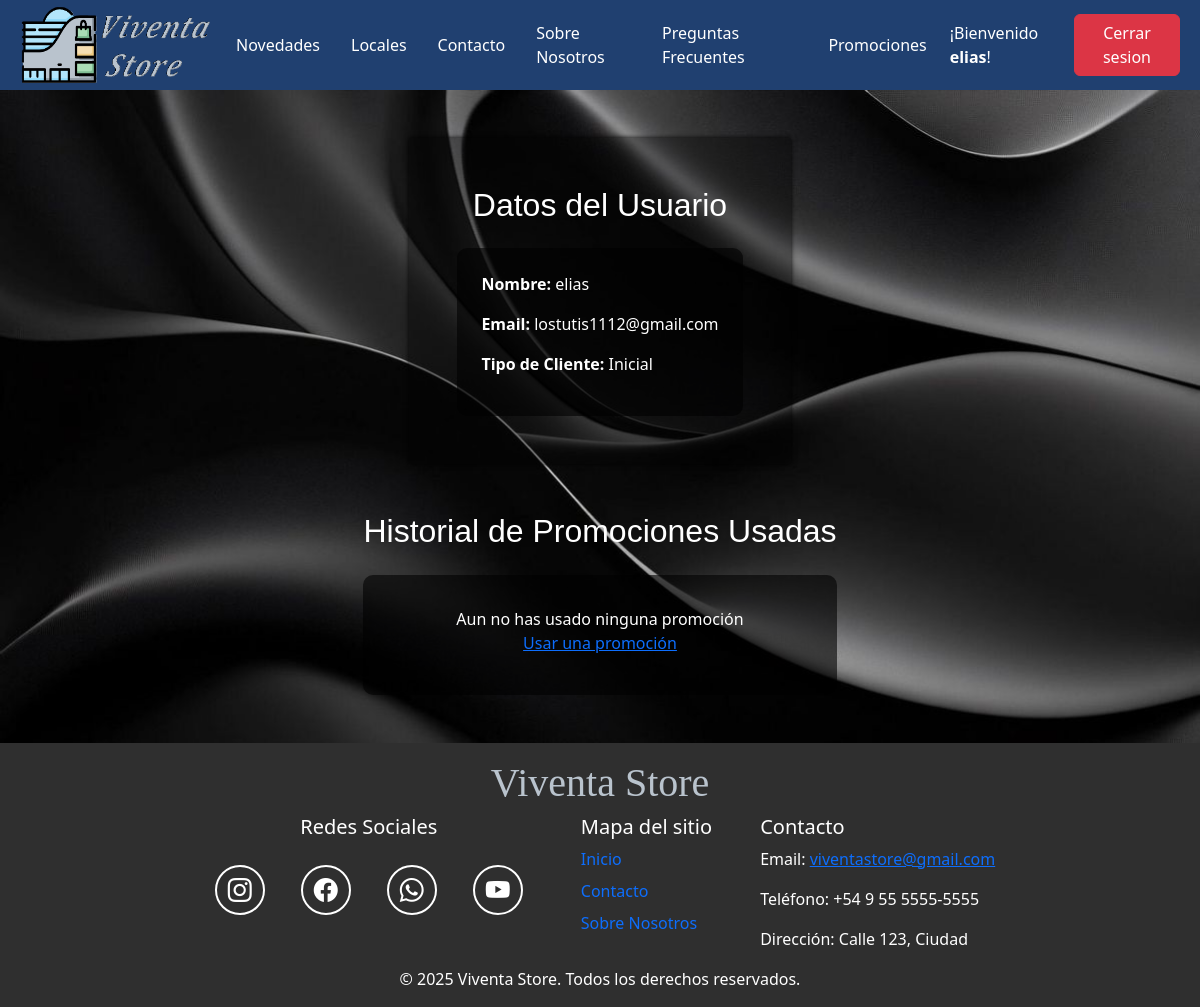
The page /Cliente/MiPerfil.php (signed in) on the database its author committed.
### tables this page shows
CREATE TABLE `usuario` (
  `cod_usuario` int(11) NOT NULL,
  `email` varchar(50) NOT NULL,
  `clave` varchar(255) NOT NULL,
  `nombre_usuario` varchar(30) NOT NULL
);

CREATE TABLE `cliente` (
  `cod_usuario` int(11) NOT NULL,
  `categoria_cliente` varchar(10) NOT NULL,
  `confirmado` tinyint(1) NOT NULL,
  `token_confirmacion` varchar(255) NOT NULL
);

### Includes/funciones.php (called while the page is built, shortened)
<?php
function consultaSQL($sql_consulta)
{
    include("../conexion.inc");
    $resultados = mysqli_query($link, $sql_consulta);
    return $resultados;
}

### Cliente/MiPerfil.php (the view, shortened to what this page needs)
<?php
include_once("../Includes/funciones.php");
$folder = "Cliente";
$pestaña = "Mi Perfil";
$cod_usuario = $_SESSION['cod_usuario'];
$res = consultaSQL("SELECT nombre_usuario, email FROM usuario WHERE cod_usuario = '$cod_usuario'");
$row = mysqli_fetch_assoc($res);
$vemail = $row['email'] ?? '';
$res = consultaSQL("SELECT categoria_cliente FROM cliente WHERE cod_usuario = '$cod_usuario'");
$row = mysqli_fetch_assoc($res);
$vcategoria_cliente = $row['categoria_cliente'] ?? '';
$result = consultaSQL(
  "
  SELECT
  pro.texto_promocion, sol.fecha_uso_promocion, loc.nombre_local
  FROM uso_promociones sol
  INNER JOIN promociones pro ON sol.cod_promocion = pro.cod_promocion
  INNER JOIN locales loc ON pro.cod_local = loc.cod_local
  WHERE sol.cod_usuario = {$cod_usuario} AND estado ='aceptada'"
);
?>
<!DOCTYPE html>
<html lang="es">
<head>
  <?php include("../Includes/head.php"); ?>
</head>
<body>
  <header>
    <?php include("../Includes/header.php"); ?>
  </header>
  <main class="fondo-formulario-contacto" aria-label="Panel de perfil de usuario">
    <div class="formulario-contacto text-center" aria-label="Datos del usuario">
      <h2 class="seccion-titulo">Datos del Usuario</h2>
      <div class="datos-usuario text-start mx-auto panel-estilo" aria-label="Información personal">
        <p><strong>Nombre:</strong> <?= $vnombre_usuario ?></p>
        <p><strong>Email:</strong> <?= $vemail ?></p>
        <p><strong>Tipo de Cliente:</strong> <?= $vcategoria_cliente ?></p>
      </div>
    </div>
    <section aria-label="Historial de promociones usadas">
      <h2 class="seccion-titulo">Historial de Promociones Usadas</h2>
      <div class="datos-usuario text-center mx-auto panel-estilo mb-5">
        <table class="table table-striped table-dark" aria-label="Tabla de promociones usadas">
          <?php if ($result->num_rows > 0): ?>
            <?php $nro_promo = 1; ?>
            <thead>
              <tr>
                <th>#</th>
                <th>Promoción</th>
                <th>Local</th>
                <th>Fecha</th>
              </tr>
            </thead>
            <tbody>
              <?php while ($row = $result->fetch_assoc()): ?>
                <?php
                $vfecha_uso_promocion = $row['fecha_uso_promocion'] ?? '';
                $vtexto_promocion = $row['texto_promocion'] ?? '';
                $vnombre_local = $row['nombre_local'] ?? ''; ?>
                <tr aria-label="Fila de promoción usada">
                  <td><?= $nro_promo ?></td>
                  <td><?= $vtexto_promocion ?></td>
                  <td><?= $vnombre_local ?></td>
                  <td><?= $vfecha_uso_promocion ?></td>
                </tr>
                <?php $nro_promo++; ?>
              <?php endwhile; ?>
            </tbody>
          <?php else: ?>
            <p style="margin: 0;" class="pt-2" aria-label="Sin promociones usadas">Aun no has usado ninguna promoción</p>
            <a href="../Cliente/BuscarPromociones.php" aria-label="Usar una promoción">Usar una promoción</a>
          <?php endif; ?>
        </table>
      </div>
    </section>
  </main>
  <footer class="seccion-footer d-flex flex-column justify-content-center align-items-center pt-3">
    <?php include("../Includes/footer.php") ?>
  </footer>
</body>
</html>

### Includes/header.php (shortened to what this page needs)
<?php
include_once("../Includes/funciones.php");
if (isset($_SESSION['tipo_usuario']) && isset($_SESSION['cod_usuario'])) {
  $tipo_usuario = $_SESSION['tipo_usuario'];
  $estaLogueado = "logueado";
  $cod_usuario = $_SESSION['cod_usuario'];
  $res = consultaSQL("SELECT nombre_usuario FROM usuario WHERE cod_usuario = '$cod_usuario'");
  $row = mysqli_fetch_assoc($res);
  $vnombre_usuario = $row['nombre_usuario'] ?? '';
} else {
  $estaLogueado = "noLogueado";
}
if ($folder == "Administrador" or $folder == "Cliente" or $folder == "Dueño" or $folder == "Principal") {
  $rutaSalirCarpeta = "..";
} else {
  $rutaSalirCarpeta = ".";
}
if ($folder == "Administrador") {
  $rutaLogo = "/Administrador/SeccionAdministrador.php";
} elseif ($folder == "Dueño") {
  $rutaLogo = "/Dueño/SeccionDueñoLocal.php";
} else {
  $rutaLogo = "/Principal/Index.php";
}
?>
<nav class="navbar navbar-expand-lg bg-body-tertiary" aria-label="Barra de navegación principal">
  <div class="container-fluid top-bar">
    <a class="navbar-brand" href="<?= $rutaSalirCarpeta ?><?= $rutaLogo ?>">
      <img class="logo" src="<?= $rutaSalirCarpeta ?>/Imagenes/Logo-titulo.png" alt="Logo Viventa Store" />
    </a>
    <div class="collapse navbar-collapse flex-direction-row justify-content-end colapsado" id="navbarNav">
      <ul class="navbar-nav" aria-label="Opciones de navegación">
        <?php if ($folder == "Principal" || $folder == "Cliente"): ?>
          <li class="nav-item">
            <a class="nav-link" aria-current="page" href="<?= $rutaSalirCarpeta ?>/Principal/Index.php#novedades">
              <p>Novedades</p>
            </a>
          </li>
          <li class="nav-item">
            <a class="nav-link" aria-current="page" href="<?= $rutaSalirCarpeta ?>/Principal/Index.php#locales">
              <p>Locales</p>
            </a>
          </li>
          <li class="nav-item">
            <a class="nav-link <?= ($pestaña == 'Contacto') ? 'active' : '' ?>" aria-current="page" href="<?= $rutaSalirCarpeta ?>/Principal/Contacto.php">
              <p>Contacto</p>
            </a>
          </li>
          <li class="nav-item">
            <a class="nav-link <?= ($pestaña == 'Sobre Nosotros') ? 'active' : '' ?>" href="<?= $rutaSalirCarpeta ?>/Principal/SobreNosotros.php">
              <p>Sobre Nosotros</p>
            </a>
          </li>
          <li class="nav-item">
            <a class="nav-link <?= ($pestaña == 'Preguntas Frecuentes') ? 'active' : '' ?>" href="<?= $rutaSalirCarpeta ?>/Principal/PreguntasFrecuentes.php">
              <p>Preguntas Frecuentes</p>
            </a>
          </li>
          <li class="nav-item">
            <a class="nav-link <?= ($pestaña == 'Buscar Promociones') ? 'active' : '' ?>" aria-current="page" href="<?= $rutaSalirCarpeta ?>/Cliente/BuscarPromociones.php">
              <p>Promociones</p>
            </a>
          </li>
        <?php endif; ?>
        <?php if ($estaLogueado == "logueado"): ?>
          <?php if ($tipo_usuario == "cliente"): ?>
            <li class="nav-item">
              <a class="nav-link <?= ($pestaña == 'Mis Cupones') ? 'active' : '' ?>" aria-current="page" href="<?= $rutaSalirCarpeta ?>/Cliente/MisCupones.php">
                <p>Mis Cupones</p>
              </a>
            </li>
            <li class="nav-item">
              <p style="color:white; margin-right:1rem;">¡Bienvenido <a style="margin: 0;" href="<?= $rutaSalirCarpeta ?>/Cliente/MiPerfil.php"><?= $vnombre_usuario ?></a>!</p>
            </li>
            <li class="nav-item">
              <img style="" class="imagen_categoria_cliente" src="<?= $rutaSalirCarpeta ?>/Imagenes/categoria-<?= $categoria_cliente ?>.png" alt="Categoría cliente <?= $categoria_cliente ?>">
            </li>
          <?php else: ?>
            <li class="nav-item">
              <p style="color:white">¡Bienvenido <b><?= $vnombre_usuario ?></b>!</p>
            </li>
          <?php endif; ?>
          <li class="nav-item">
            <button type="button" style="margin-left: 10px;" class="btn btn-danger" data-bs-toggle="modal" data-bs-target="#cerrar-sesion">Cerrar sesion</button>
          </li>
        <?php endif; ?>
      </ul>
    </div>
  </div>
</nav>

### Styles/style.css (style rules this page uses)
.seccion-titulo { font-size: 2rem; font-family: "Poppins", sans-serif; text-align: center; }
.fondo-formulario-contacto { color: white; background-image: url("../Imagenes/Fondo.jpg"); background-size: cover; }
.fondo-formulario-contacto h2 { margin-bottom: 1.5rem; }
.formulario-contacto { margin: 3rem 0; background-color: #0006; padding: 3rem; box-sizing: border-box; box-shadow: #000 0px 0px 5px; }
.panel-estilo { background-color: rgba(0, 0, 0, 0.6); color: white; padding: 1.5rem; border-radius: 10px; }

### Styles/style-general.css (style rules this page uses)
body { margin: 0; background-color: #f5f1ea; display: flex; flex-direction: column; min-height: 100vh; }
main { flex: 1; display: flex; justify-content: center; align-items: center; flex-direction: column; }
.top-bar { min-height: 80px; display: flex; justify-content: space-between; align-items: center; padding: 0px 20px; margin: 0px; background-color: #204070; }
.navbar { margin: 0; padding: 0; }
.logo { width: 12rem; height: 5rem; }
nav a { text-decoration: none; margin-right: 15px; font-size: 16px; transition: filter 0.3s ease; }
.colapsado ul { display: flex; flex-direction: column; align-items: center; }
.colapsado p { color: white; margin: auto; }
.seccion-footer { background-color: #2f2f2f; color: #f5f6f7; }

### rows shown on the page
usuario: nombre_usuario "elias", email "lostutis1112@gmail.com"
cliente: categoria_cliente "Inicial"

### other values the page prints
$item "Contacto"
$item "Sobre Nosotros"
